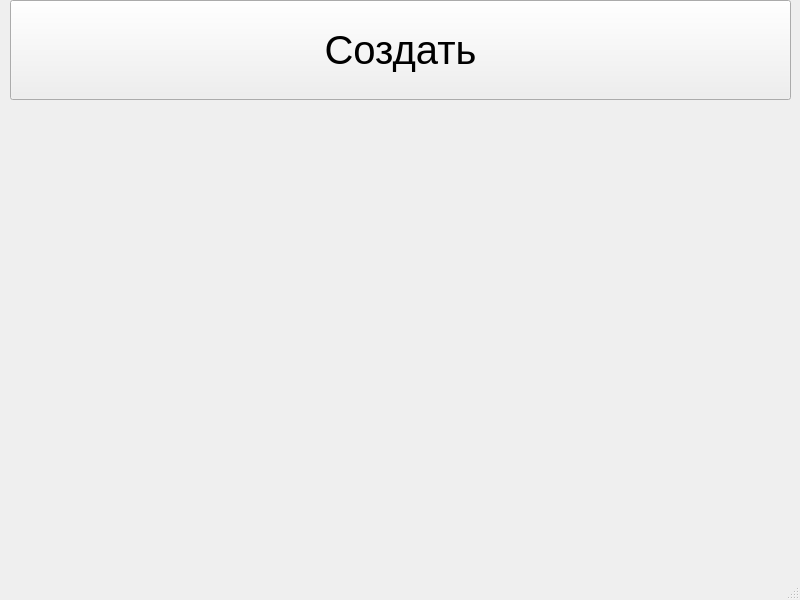
<?xml version="1.0" encoding="UTF-8"?>
<ui version="4.0">
 <class>MainWindow</class>
 <widget class="QMainWindow" name="MainWindow">
  <property name="geometry">
   <rect>
    <x>0</x>
    <y>0</y>
    <width>800</width>
    <height>600</height>
   </rect>
  </property>
  <property name="windowTitle">
   <string>MainWindow</string>
  </property>
  <widget class="QWidget" name="centralwidget">
   <widget class="QWidget" name="gridLayoutWidget">
    <property name="geometry">
     <rect>
      <x>10</x>
      <y>0</y>
      <width>781</width>
      <height>551</height>
     </rect>
    </property>
    <layout class="QGridLayout" name="gridLayout">
     <item row="1" column="0">
      <widget class="QLabel" name="label">
       <property name="text">
        <string/>
       </property>
      </widget>
     </item>
     <item row="0" column="0">
      <widget class="QPushButton" name="pushButton">
       <property name="minimumSize">
        <size>
         <width>100</width>
         <height>100</height>
        </size>
       </property>
       <property name="maximumSize">
        <size>
         <width>9999</width>
         <height>100</height>
        </size>
       </property>
       <property name="font">
        <font>
         <pointsize>30</pointsize>
        </font>
       </property>
       <property name="text">
        <string>Создать</string>
       </property>
      </widget>
     </item>
    </layout>
   </widget>
  </widget>
  <widget class="QMenuBar" name="menubar">
   <property name="geometry">
    <rect>
     <x>0</x>
     <y>0</y>
     <width>800</width>
     <height>21</height>
    </rect>
   </property>
  </widget>
  <widget class="QStatusBar" name="statusbar"/>
 </widget>
 <resources/>
 <connections/>
</ui>
